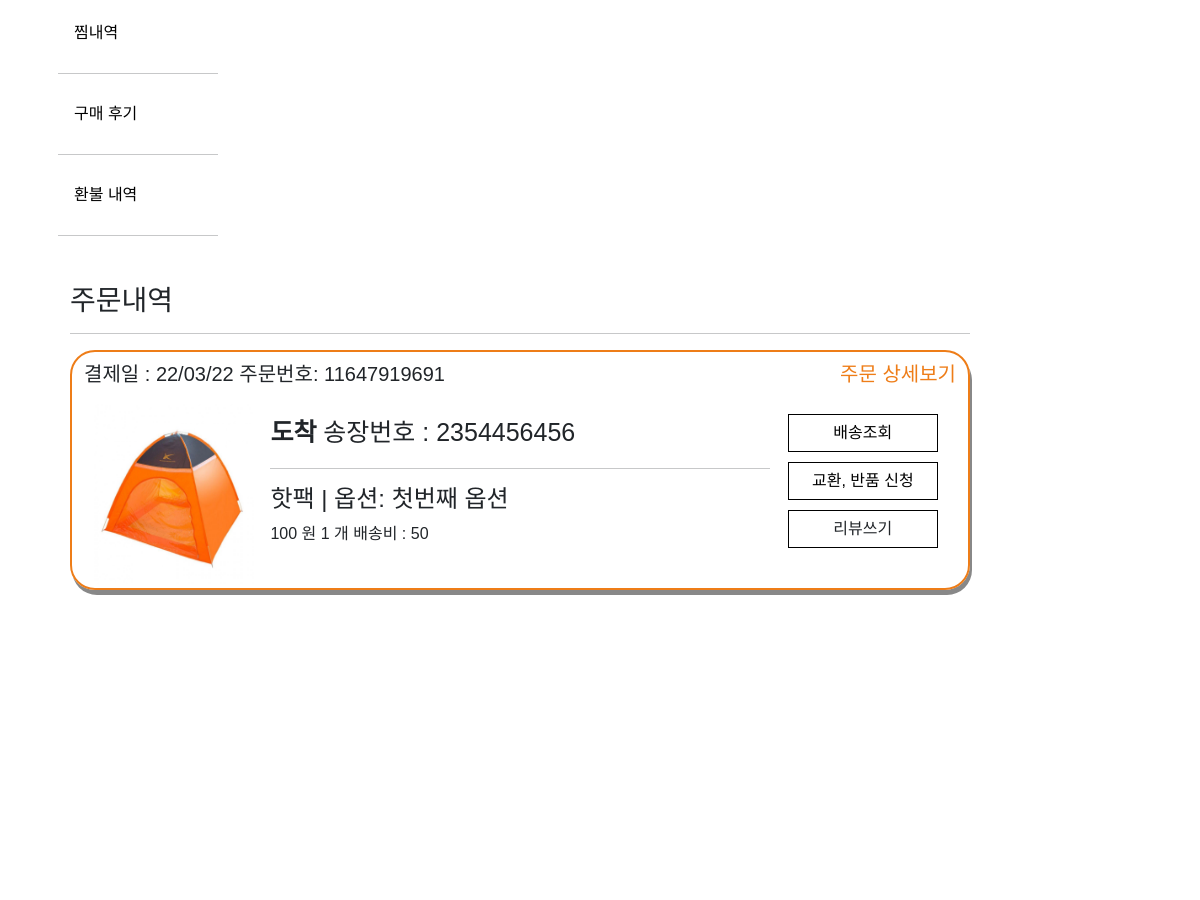
The app's page /mypage/orderhistory/ (signed in, middle part), older data.
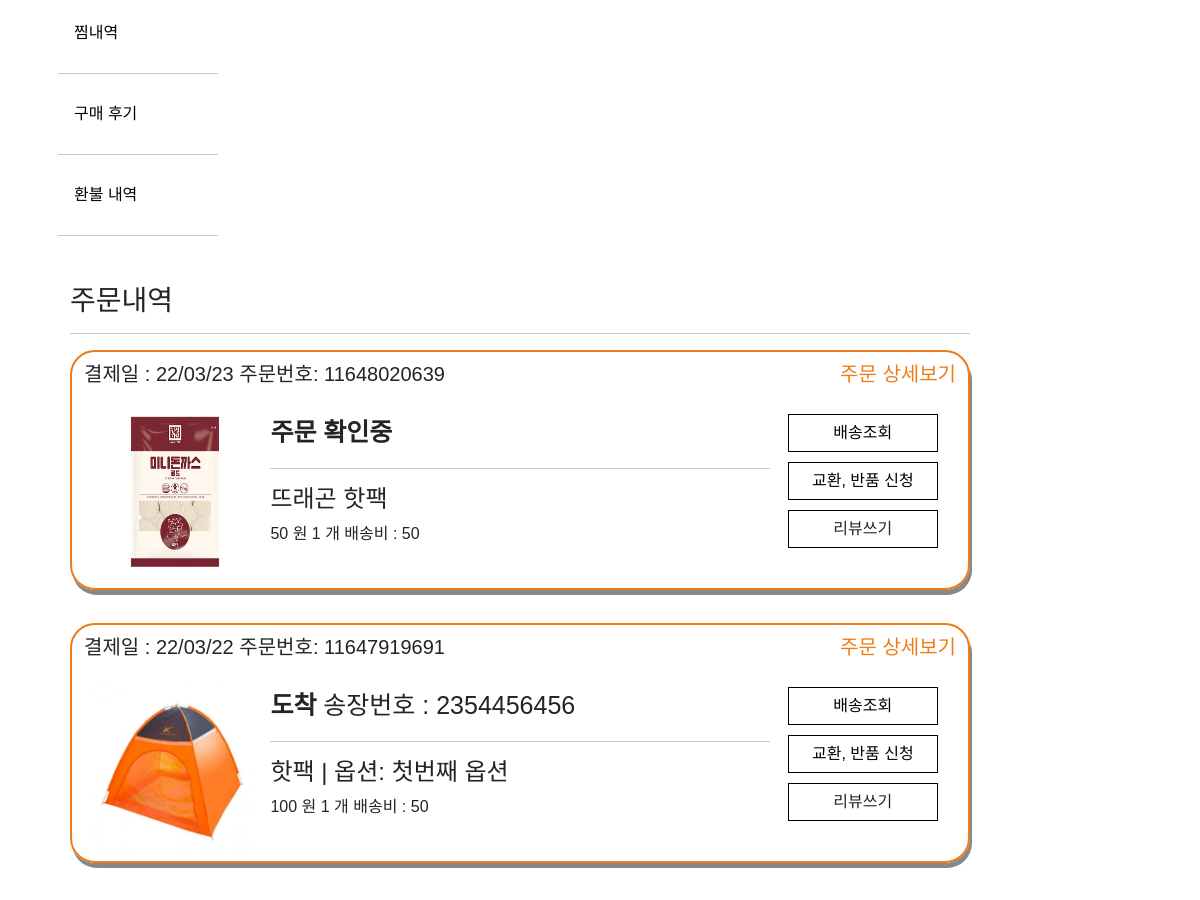
The same page, newer data.
### store/models.py (models this page shows, shortened)
class OrderItem(models.Model):
    product = models.ForeignKey(Product, on_delete=models.SET_NULL, null=True)
    order = models.ForeignKey(Order, on_delete=models.SET_NULL, null=True, blank=True)
    orderHistory = models.ForeignKey(OrderHistory, on_delete=models.SET_NULL, null=True)
    deliver_state = models.CharField(max_length=200, null=True, blank=True)
    quantity = models.IntegerField(default=0, null=True, blank=True)
    date_added = models.DateTimeField(auto_now_add=True)
    item_option_bool = models.BooleanField(default=False, blank=False, null=True)
    deliver_company = models.CharField(max_length=200, null=True, blank=True)
    track_number = models.IntegerField(null=True, blank=True)
    @property
    def get_all_option_name(self):
        orderOptions = self.orderitemoption_set.all()  # 해당 order의 자식 가져와서
        data = ""
        for name in orderOptions:
            data += name.get_option_name + ", "
        data = data.strip(', ')
        return data
    @property  # 배송비
    def get_delivery_price(self):
        return self.product.shipment_price
    @property  # 옵션 포함 가격
    def get_all_total(self):
        total = self.product.price_discount * self.quantity
        orderOptions = self.orderitemoption_set.all()  # 해당 order의 자식 가져와서
        total += sum([item.get_total for item in orderOptions])  # 다더함함
        return total

class OrderHistory(models.Model):
    customer = models.ForeignKey(Customer, on_delete=models.SET_NULL, null=True, blank=True)
    order_name = models.CharField(max_length=200, null=True, blank=True)
    date_ordered = models.DateTimeField(auto_now_add=True)
    date_completed = models.DateTimeField(null=True, blank=True)
    track_number = models.IntegerField(null=True, blank=True)
    payment_state = models.BooleanField(default=False)
    shipping_fee = models.IntegerField(null=True, blank=True)
    order_number = models.IntegerField(null=True, blank=True)
    email = models.EmailField(null=True, blank=True)
    total_fee = models.IntegerField(null=True, blank=True)
    post_code = models.CharField(max_length=200, null=True, blank=True)
    recipent_address1 = models.CharField(max_length=200, null=False)
    recipent_address2 = models.CharField(max_length=200, null=False)
    recipent_number = models.CharField(max_length=50, null=False)
    recipent_name = models.CharField(max_length=50, null=False)
    order_request = models.CharField(max_length=100, null=False)
    orderer_number = models.CharField(max_length=100, null=False)
    orderer_name = models.CharField(max_length=100, null=False)
    receipt_url = models.CharField(max_length=500, null=True, blank=True)
    status = models.CharField(max_length=100, null=True, blank=True)
    emb_pg_provider = models.CharField(max_length=100, null=True, blank=True)
    imp_uid = models.CharField(max_length=100, null=True, blank=True)
    pay_method = models.CharField(max_length=100, null=True, blank=True)

class Product(models.Model):
    product_name = models.CharField(max_length=200)
    price = models.FloatField(null=False, blank=False)
    image_detail = models.ImageField(null=True, blank=True)
    image_title = models.ImageField(null=True, blank=True)
    image_introduce = models.ImageField(null=True, blank=True)
    seller_code = models.CharField(max_length=50, null=False, blank=False)
    price_discount = models.FloatField(null=True)
    discount = models.IntegerField(null=True)
    stock = models.IntegerField()
    first_title = models.CharField(max_length=200)
    second_title = models.CharField(max_length=200)
    shipment_price = models.IntegerField(blank=True)
    hash_tag = models.CharField(max_length=200)
    option_bool = models.BooleanField(default=False, blank=False, null=True)
    collection_tag = models.CharField(max_length=200, null=True)
    item_company = models.CharField(null=False, max_length=200)
    product_status = models.BooleanField(default=False, blank=False, null=True)

class OrderItemOption(models.Model):
    order_item_option = models.ForeignKey(OrderItem, on_delete=models.CASCADE, null=True)
    product_option = models.ForeignKey(ProductOption, on_delete=models.CASCADE, null=True)
    quantity = models.IntegerField(default=0, null=True, blank=True)
    @property
    def get_option_name(self):
        return self.product_option.option_name
    @property
    def get_total(self):
        total = self.product_option.option_price * self.quantity
        return total

class ProductOption(models.Model):
    product = models.ForeignKey(Product, on_delete=models.CASCADE, null=True)
    option_name = models.CharField(max_length=200)
    option_seller_code = models.CharField(max_length=50, null=False, blank=False)
    option_price = models.FloatField(null=False, blank=False)
    option_stock = models.IntegerField()
    option_status = models.BooleanField(default=False, blank=False, null=True)

### store/views.py (the view)
# urls.py: path('mypage/orderhistory/', views.orderhistory, name="orderhistory"),
@login_required(login_url='account_login')
def orderhistory(request):
    customer = request.user.customer
    orderHistory = OrderHistory.objects.filter(customer=customer).order_by('-date_completed')
    orderItem = []
    for order in orderHistory:
        orderItem += order.orderitem_set.all()
    context = {'orderHistory': orderHistory, 'orderItem': orderItem}
    return render(request, 'mypage/orderhistory.html', context)

### store/templates/mypage/orderhistory.html (shortened to what this page needs)
{% extends 'store/mypage.html' %}
{% load static %}
{% block mypage %}
    <div class="container" style=" height: 90rem">
        <div class="item">
            <h3>주문내역</h3>
            <hr>
        </div>
        {% for item in orderItem %}
            {% if item.deliver_state != "refunded" %}
                <div class=" container" id="rcorners2" style=" height: 15rem;">
                    <div class="item" style="padding-top: 10px">
                        <div><h5>결제일 : {{ item.orderHistory.date_completed | date:'y/m/d' }}
                            주문번호: {{ item.orderHistory.order_number }} <a class="orderlist-detail"
                                                                          href="{% url 'orderdetail' item.orderHistory.order_number item.product.seller_code %}"
                                                                          style="float: right">주문 상세보기</a></h5>
                        </div>
                    </div>
                    <div class="item" style="padding: 10px; height: 200px">
                        <div class="container-orderlist" style="flex-direction: row;">
                            <div class="item-orderlist-picture">
                                <img style="width: 160px; height: 180px"
                                     src={{ item.product.image_title.url }}  alt="..."/>
                            </div>
                            <div class="item-orderlist-info" style=" margin: 10px;">
                                {% if item.deliver_state == "checking" %}
                                    <span style="font-size: 25px; "><b>주문 확인중</b></span>
                                {% elif item.deliver_state == "delivering" %}
                                    <span style="font-size: 25px; "><b>배송중 </b> 송장번호 : 2354456456></span>
                                {% elif item.deliver_state == "delivered" %}
                                    <span style="font-size: 25px; "><b>도착 </b> 송장번호 : 2354456456</span>
                                {% endif %}
                                <hr>
                                {% if item.item_option_bool == True %}
                                    <h4>{{ item.product.product_name }} | 옵션: {{ item.get_all_option_name }}</h4>
                                {% else %}
                                    <h4>{{ item.product.product_name }}</h4>
                                {% endif %}
                                <span>{{ item.get_all_total | floatformat:0 }} 원 <span> {{ item.quantity }} 개</span> 배송비 : {{ item.get_delivery_price }}</span>
                            </div>
                            <div class="item-orderlist-button">
                                <div class="center-orderlist-option">
                                    <a class="nav-link-mypage btn"
                                       style="border-style: groove; border-color: black; width: 150px" href="/">배송조회</a>
                                </div>
                                <div class="center-orderlist-option">
                                    <a class="nav-link-mypage btn"
                                       style="border-style: groove; border-color: black; width: 150px"
                                       href="{% url 'cs' item.orderHistory.order_number item.product.seller_code %} ">교환,
                                        반품 신청</a>
                                </div>
                                <div class="center-orderlist-option">
                                    <a class="nav-link-mypage btn"
                                       style="border-style: groove; border-color: black; width: 150px"
                                       onclick="reviewButton({{ item.orderHistory.order_number }},{{ item.product.seller_code }}, '{{ item.deliver_state }}')">리뷰쓰기</a>
                                </div>
                            </div>
                        </div>
                    </div>
                </div>
            {% endif %}
        {% endfor %}
    </div>
{% endblock mypage %}

Row changes from the older to the newer data that the page shows:
now on this page (row edited): OrderItem: orderHistory.date_completed "22/03/23", orderHistory.order_number "11648020639", product.image_title (picture), deliver_state "주문 확인중", product.product_name "뜨래곤 핫팩", get_all_total "50", quantity "1", get_delivery_price "50"
